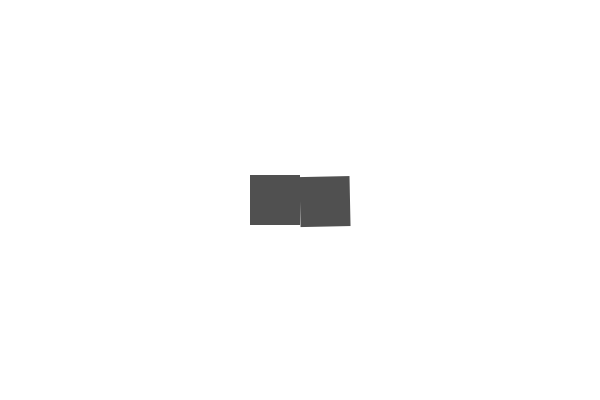
Frame 1 (no input)
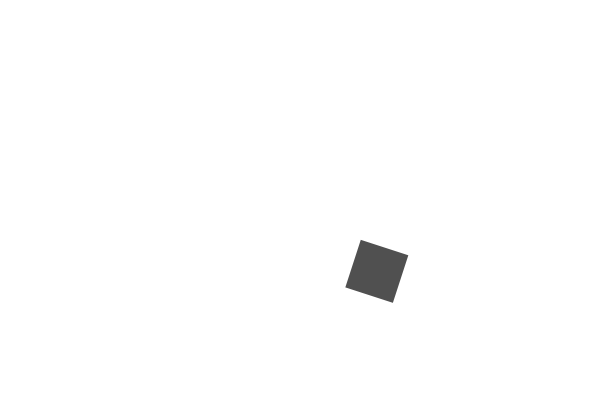
Frame 60 (the mouse pressed at the canvas centre just before this capture)
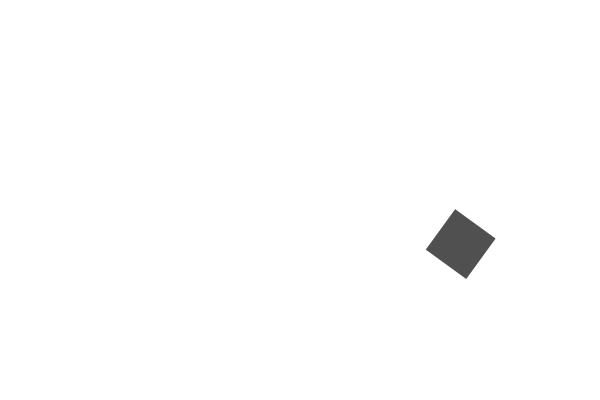
Frame 120 (the mouse held since frame 60 and released just before this capture)

The Processing sketch that drew these frames (run headless with seeded random() and noise(); from frame 60 on, the mouse is pressed at the canvas centre):

// Processing sketch: FInal_4_0
// ── FInal_4_0.pde
// this program rotates two rectangles around a translation point.
// instead of using translation and rotation to create the circular
// motion, use sin and cosine. 

// if you do this successfully, you'll find that the rectangles 
// move in a circle, but don't spin on their own axis anymore.
// at this point, add a translation to recreate the original motion 
// exactly. 

// the solution will therefore involve the use of sin/cos for the
// circular motion, and a translation/rotation for the rect's rotation,
// instead of the two translation and one rotation operation that is 
// currently in place for each rectangle. 

float amplitude = 75;
float theta = 0;
float increment = TWO_PI/300;
float x;
float y;

void setup() {
  size(600, 400);
  rectMode(CENTER);
  noStroke();
  x = width/3;
  y = height/2;
}

void draw() {
  background(255);
  
  theta = (theta + increment) % TWO_PI;

  fill(80);

  pushMatrix();
  translate(x, y);
  x += sin(theta)*amplitude;
  y += cos(theta)*amplitude;
  pushMatrix();
  translate(amplitude, 0);
  rect(0, 0, 50, 50);
  popMatrix();
  popMatrix();

  pushMatrix();
  translate(2* width/3, height/2);
  rotate(-theta);
  pushMatrix();
  translate(-amplitude, 0);
  rect(0, 0, 50, 50);
  popMatrix();
  popMatrix();
}
